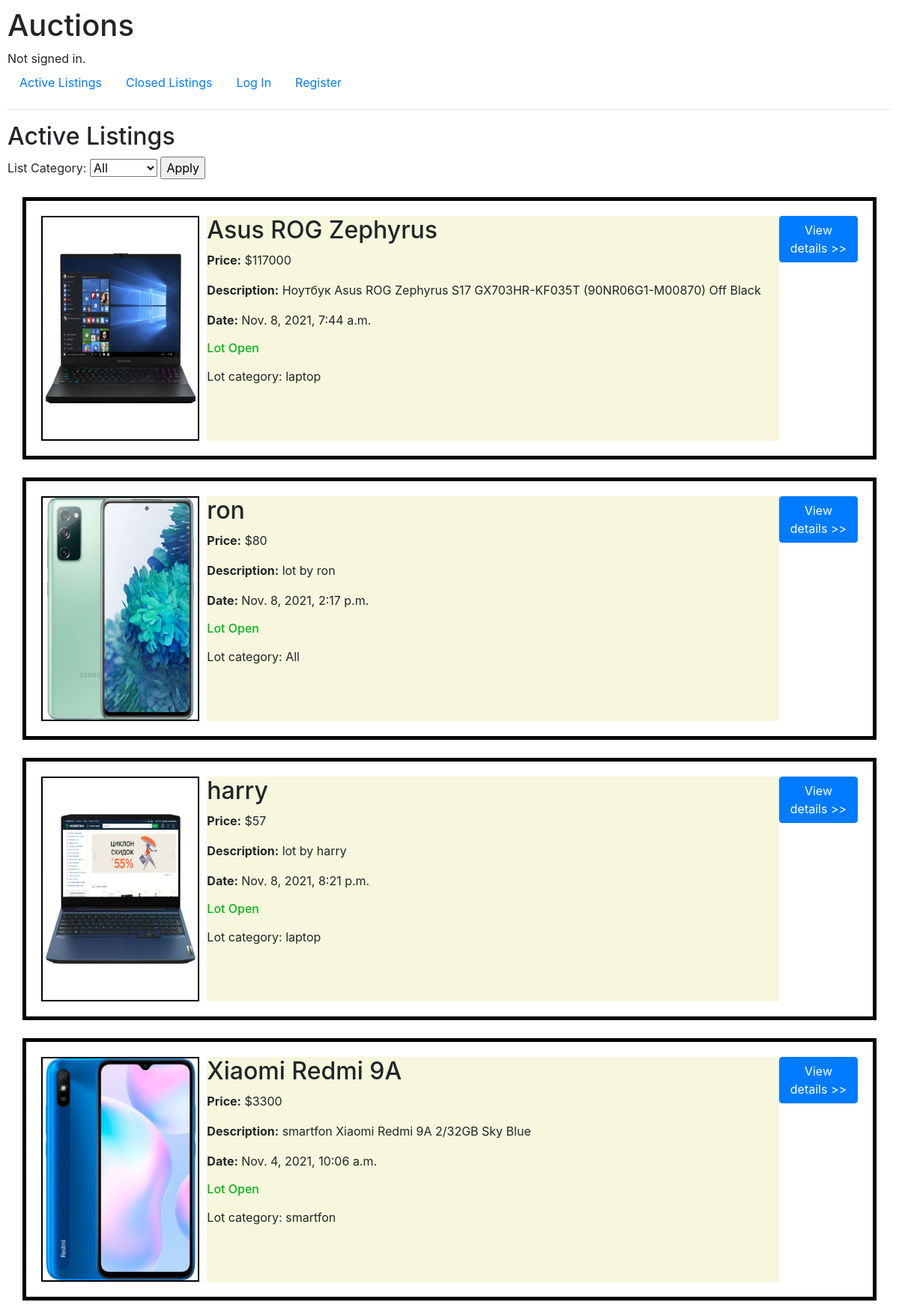
The page / on the database its author committed.
### auctions/models.py (models this page shows, shortened)
class Lot(models.Model):
    lot_name = models.CharField(max_length=64)
    lot_price = models.IntegerField()
    lot_description = models.CharField(max_length=256)
    lot_date = models.DateTimeField(auto_now=True)
    lot_status = models.BooleanField()
    lot_author = models.ForeignKey(User, on_delete=models.CASCADE, default=1)
    lot_category = models.ForeignKey(LotCategory, on_delete=models.CASCADE, default=1)
    lot_viewimage = models.ForeignKey(LotImage, on_delete=models.CASCADE, related_name="imagelot", default=1)
    lot_bid = models.ForeignKey(Bid, on_delete=models.CASCADE, related_name="lotbid", default=1)

class LotImage(models.Model):
    titleimage = models.CharField(max_length=64)
    lot_image = models.ImageField(upload_to='images/')

class LotCategory(models.Model):
    category = models.CharField(max_length=64)
    def __str__(self):
        return f"{self.category}"

### auctions/views.py (the view)
# urls.py: path("", views.index, name="index"),
def index(request):
    if request.method == "POST" and request.POST['category'] != "1":
        category = request.POST['category']
        return render(request, "auctions/index.html", {
        "lots": Lot.objects.all().filter(lot_category=category).filter(lot_status=True).order_by('-id'),
        "lotimages": LotImage.objects.all(),
        "userinf": User.objects.all(),
        "categorylot": LotCategory.objects.all()
        })
    else:
        return render(request, "auctions/index.html", {
        "lots": Lot.objects.all().filter(lot_status=True).order_by('-id'),
        "lotimages": LotImage.objects.all(),
        "userinf": User.objects.all(),
        "categorylot": LotCategory.objects.all()
    })

### auctions/templates/auctions/index.html (shortened to what this page needs)
{% extends "auctions/layout.html" %}
{% block body %}
    <h2>Active Listings</h2>
    <form action="" method="post">
        List Category:
    <select name="category">
        {% for category in categorylot %}
        <option value="{{ category.id }}">{{ category }}</option>
        {% endfor %}
    </select>
    <input type="submit" value="Apply">
    </form>
    {% for lot in lots %}
    <br>
    <div class="container">
        <div id="con1">
            {% if lot.lot_category.category == "smartfon" %}
            <img src="{{ lot.lot_viewimage.lot_image.url}}" alt="{{ lot.lot_viewimage.titleimage }}" width="200px" height="296px">
            {% elif lot.lot_category.category == "laptop" %}
            <img src="{{ lot.lot_viewimage.lot_image.url}}" alt="{{ lot.lot_viewimage.titleimage }}" width="200px" height="200px">
            {% else %}
            <img src="{{ lot.lot_viewimage.lot_image.url}}" alt="{{ lot.lot_viewimage.titleimage }}" width="200px" height="296px">
            {% endif %}
        </div>
        <div id="con2">
            <h2>
                {{ lot.lot_name }}
            </h2>
            <p>
                <b>Price:</b> ${{ lot.lot_price }}
            </p>
            <p>
                <b>Description:</b> {{ lot.lot_description }}
            </p>
            <p id="date">
                <b>Date:</b> {{ lot.lot_date }}
            </p>
            <p>
            {% if lot.lot_status %}
            <h6 id="open">Lot Open</h6>
             {% else %}
            <h6 id="close">Lot Closed</h6>
            {% endif %}
            </p>
            <p>
                Lot category: {{ lot.lot_category }}
            </p>
            </div>
            <div id="con3">
            <p>
                <a class="btn btn-primary" href="{% url 'viewdetails' lot.id %}">View details >> </a>
            </p>
        </div>
    </div>
    {% endfor %}
{% endblock %}

### auctions/templates/auctions/layout.html (shortened to what this page needs)
{% load static %}
<!DOCTYPE html>
<html lang="en">
    <head>
        <link rel="stylesheet" href="https://stackpath.bootstrapcdn.com/bootstrap/4.4.1/css/bootstrap.min.css">
        <link href="{% static 'auctions/mstyles.css' %}" rel="stylesheet">
    </head>
    <body>
        <h1>Auctions</h1>
        <div>
            {% if user.is_authenticated %}
                Signed in as <strong>{{ user.username }}</strong>.
            {% else %}
                Not signed in.
            {% endif %}
        </div>
        <ul class="nav">
            <li class="nav-item">
                <a class="nav-link" href="{% url 'index' %}">Active Listings</a>
            </li>
            <li class="nav-item">
                <a class="nav-link" href="{% url 'closed' %}">Closed Listings</a>
            </li>
            {% if user.is_authenticated %}
                <li class="nav-item">
                    <a class="nav-link" href="{% url 'createlot' %}">Create lot</a>
                </li>
                <li class="nav-item">
                    <a class="nav-link" href="{% url 'watchlist' user.id %}">WatchList</a>
                </li>
                <li class="nav-item">
                    <a class="nav-link" href="{% url 'logout' %}">Log Out</a>
                </li>
            {% else %}
                <li class="nav-item">
                    <a class="nav-link" href="{% url 'login' %}">Log In</a>
                </li>
                <li class="nav-item">
                    <a class="nav-link" href="{% url 'register' %}">Register</a>
                </li>
            {% endif %}
        </ul>
        <hr>
        {% block body %}
        {% endblock %}
    </body>
</html>

### auctions/static/auctions/mstyles.css (style rules this page uses)
body { padding: 10px; }
.container { display: flex; flex-direction: row; justify-content: flex-start; border: 5px solid rgb(0, 0, 0); padding: 20px; }
#con1 { width: 300px; display: flex; justify-content: center; align-items: center; border: 2px solid black; background-color: rgb(255, 255, 255); height: 300px; }
#con2 { width: 100%; border: 0px solid black; background-color: rgb(247, 247, 221); min-height: 300px; margin-left: 10px; }
#con3 { width: 150px; height: 300px; border: 0px solid black; }
#open { color: rgb(8, 180, 31); }
.btn-primary { color: #fff; background-color: #007bff; border-color: #007bff; }

### rows shown on the page
Lot: lot_viewimage.lot_image (picture), lot_name "Asus ROG Zephyrus", lot_price "117000", lot_description "Ноутбук Asus ROG Zephyrus S17 GX703HR-KF035T (90NR06G1-M00870) Off Black", lot_date "Nov. 8, 2021, 7:44 a.m.", lot_status "Lot Open", lot_category "laptop"
Lot: lot_viewimage.lot_image (picture), lot_name "ron", lot_price "80", lot_description "lot by ron", lot_date "Nov. 8, 2021, 2:17 p.m.", lot_status "Lot Open", lot_category "All"
Lot: lot_viewimage.lot_image (picture), lot_name "harry", lot_price "57", lot_description "lot by harry", lot_date "Nov. 8, 2021, 8:21 p.m.", lot_status "Lot Open", lot_category "laptop"
Lot: lot_viewimage.lot_image (picture), lot_name "Xiaomi Redmi 9A", lot_price "3300", lot_description "smartfon Xiaomi Redmi 9A 2/32GB Sky Blue", lot_date "Nov. 4, 2021, 10:06 a.m.", lot_status "Lot Open", lot_category "smartfon"

### other values the page prints
form field category "All"
